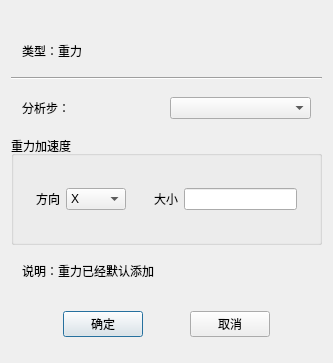
<?xml version="1.0" encoding="UTF-8"?>
<ui version="4.0">
 <class>GravityClass</class>
 <widget class="QDialog" name="GravityClass">
  <property name="geometry">
   <rect>
    <x>0</x>
    <y>0</y>
    <width>333</width>
    <height>363</height>
   </rect>
  </property>
  <property name="windowTitle">
   <string>重力</string>
  </property>
  <layout class="QVBoxLayout" name="verticalLayout" stretch="1,1,0,2,0,1">
   <item>
    <widget class="QWidget" name="widget_3" native="true">
     <layout class="QVBoxLayout" name="verticalLayout_2">
      <item>
       <widget class="QLabel" name="label_name">
        <property name="text">
         <string/>
        </property>
       </widget>
      </item>
      <item>
       <widget class="QLabel" name="label_6">
        <property name="text">
         <string>类型：重力</string>
        </property>
       </widget>
      </item>
     </layout>
    </widget>
   </item>
   <item>
    <widget class="Line" name="line">
     <property name="orientation">
      <enum>Qt::Horizontal</enum>
     </property>
    </widget>
   </item>
   <item>
    <widget class="QWidget" name="widget_5" native="true">
     <layout class="QHBoxLayout" name="horizontalLayout_5">
      <item>
       <widget class="QLabel" name="label_3">
        <property name="text">
         <string>分析步：</string>
        </property>
       </widget>
      </item>
      <item>
       <widget class="QComboBox" name="comboBox"/>
      </item>
     </layout>
    </widget>
   </item>
   <item>
    <widget class="QGroupBox" name="groupBox">
     <property name="title">
      <string>重力加速度</string>
     </property>
     <layout class="QHBoxLayout" name="horizontalLayout_4">
      <item>
       <widget class="QWidget" name="widget" native="true">
        <layout class="QHBoxLayout" name="horizontalLayout">
         <item>
          <widget class="QLabel" name="label">
           <property name="text">
            <string>方向</string>
           </property>
          </widget>
         </item>
         <item>
          <widget class="QComboBox" name="comboBox_2">
           <property name="minimumSize">
            <size>
             <width>60</width>
             <height>0</height>
            </size>
           </property>
           <item>
            <property name="text">
             <string>X</string>
            </property>
           </item>
           <item>
            <property name="text">
             <string>Y</string>
            </property>
           </item>
           <item>
            <property name="text">
             <string>Z</string>
            </property>
           </item>
          </widget>
         </item>
        </layout>
       </widget>
      </item>
      <item>
       <widget class="QWidget" name="widget_4" native="true">
        <layout class="QHBoxLayout" name="horizontalLayout_3">
         <item>
          <widget class="QLabel" name="label_2">
           <property name="text">
            <string>大小</string>
           </property>
          </widget>
         </item>
         <item>
          <widget class="QLineEdit" name="line_g"/>
         </item>
        </layout>
       </widget>
      </item>
     </layout>
    </widget>
   </item>
   <item>
    <widget class="QWidget" name="widget_6" native="true">
     <layout class="QHBoxLayout" name="horizontalLayout_6">
      <item>
       <widget class="QLabel" name="label_4">
        <property name="text">
         <string>说明：重力已经默认添加</string>
        </property>
       </widget>
      </item>
     </layout>
    </widget>
   </item>
   <item>
    <widget class="QWidget" name="widget_2" native="true">
     <layout class="QHBoxLayout" name="horizontalLayout_2">
      <item>
       <spacer name="horizontalSpacer">
        <property name="orientation">
         <enum>Qt::Horizontal</enum>
        </property>
        <property name="sizeHint" stdset="0">
         <size>
          <width>40</width>
          <height>20</height>
         </size>
        </property>
       </spacer>
      </item>
      <item>
       <widget class="QPushButton" name="btn_ok">
        <property name="text">
         <string>确定</string>
        </property>
       </widget>
      </item>
      <item>
       <spacer name="horizontalSpacer_2">
        <property name="orientation">
         <enum>Qt::Horizontal</enum>
        </property>
        <property name="sizeHint" stdset="0">
         <size>
          <width>40</width>
          <height>20</height>
         </size>
        </property>
       </spacer>
      </item>
      <item>
       <widget class="QPushButton" name="btn_cancle">
        <property name="text">
         <string>取消</string>
        </property>
       </widget>
      </item>
      <item>
       <spacer name="horizontalSpacer_3">
        <property name="orientation">
         <enum>Qt::Horizontal</enum>
        </property>
        <property name="sizeHint" stdset="0">
         <size>
          <width>40</width>
          <height>20</height>
         </size>
        </property>
       </spacer>
      </item>
     </layout>
    </widget>
   </item>
  </layout>
 </widget>
 <layoutdefault spacing="6" margin="11"/>
 <resources/>
 <connections/>
</ui>
